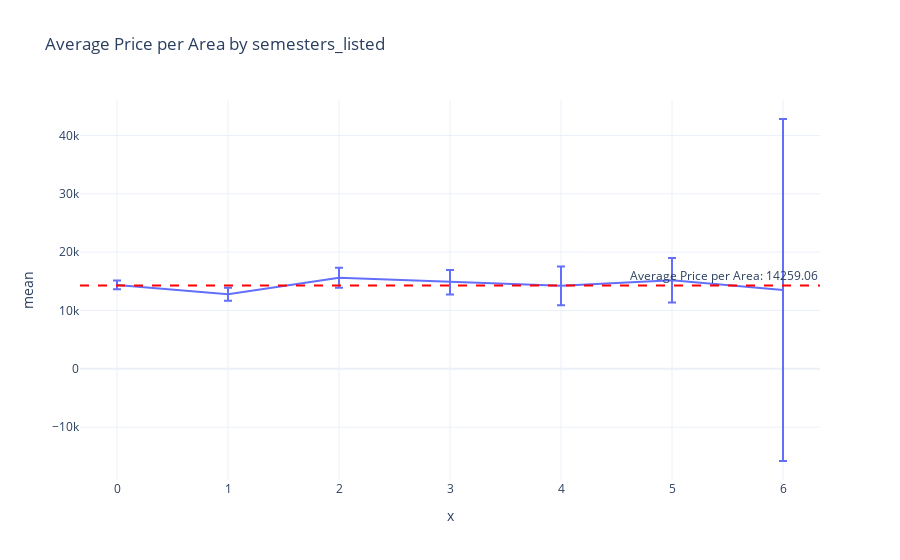

Write notebook code for a chart like this one.
### Code cell
calculate_average_price_per_area_with_margin(beira_mar_listings, "semesters_listed")

### Figure 1 — Plotly figure (JSON) as saved in the notebook; plotly's stock layout.template omitted (floating-point values rounded to 4 significant figures)
{"data": [{"error_y": {"array": [732.9, 1119.0, 1711.0, 2100.0, 3320.0, 3822.0, 29310.0]}, "hovertemplate": "x=%{x}<br>mean=%{y}<extra></extra>", "legendgroup": "", "line": {"color": "#636efa", "dash": "solid"}, "marker": {"symbol": "circle"}, "mode": "lines", "name": "", "orientation": "v", "showlegend": false, "type": "scatter", "x": ["0", "1", "2", "3", "4", "5", "6"], "xaxis": "x", "y": [14380.0, 12790.0, 15600.0, 14850.0, 14230.0, 15180.0, 13510.0], "yaxis": "y"}], "layout": {"annotations": [{"showarrow": false, "text": "Average Price per Area: 14259.06", "x": 1, "xanchor": "right", "xref": "x domain", "y": 14260.0, "yanchor": "bottom", "yref": "y"}], "legend": {"tracegroupgap": 0}, "shapes": [{"line": {"color": "red", "dash": "dash"}, "type": "line", "x0": 0, "x1": 1, "xref": "x domain", "y0": 14260.0, "y1": 14260.0, "yref": "y"}], "title": {"text": "Average Price per Area by semesters_listed"}, "xaxis": {"anchor": "y", "domain": [0, 1], "title": {"text": "x"}, "type": "category"}, "yaxis": {"anchor": "x", "domain": [0, 1], "title": {"text": "mean"}}}}
